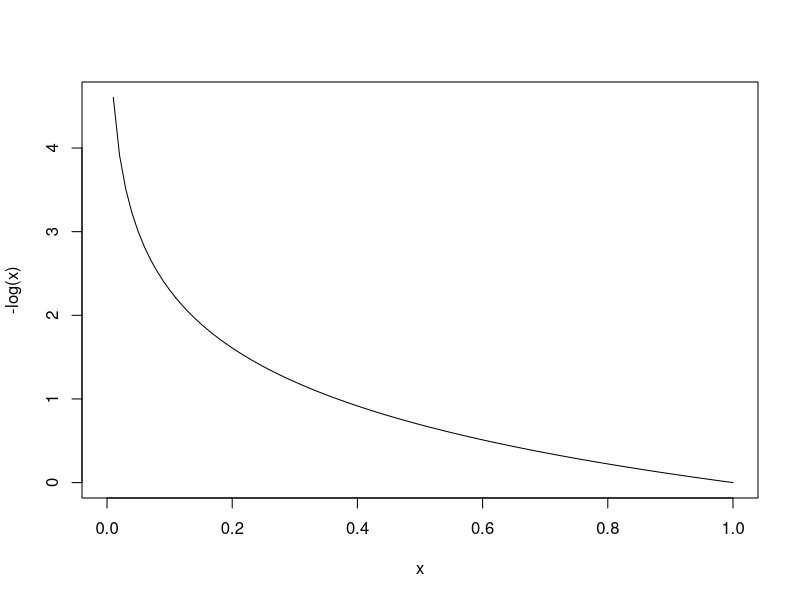
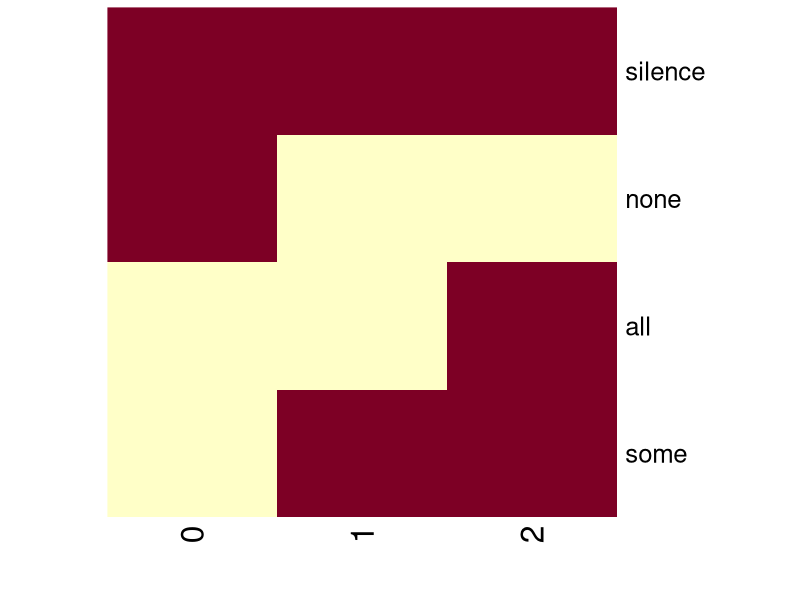
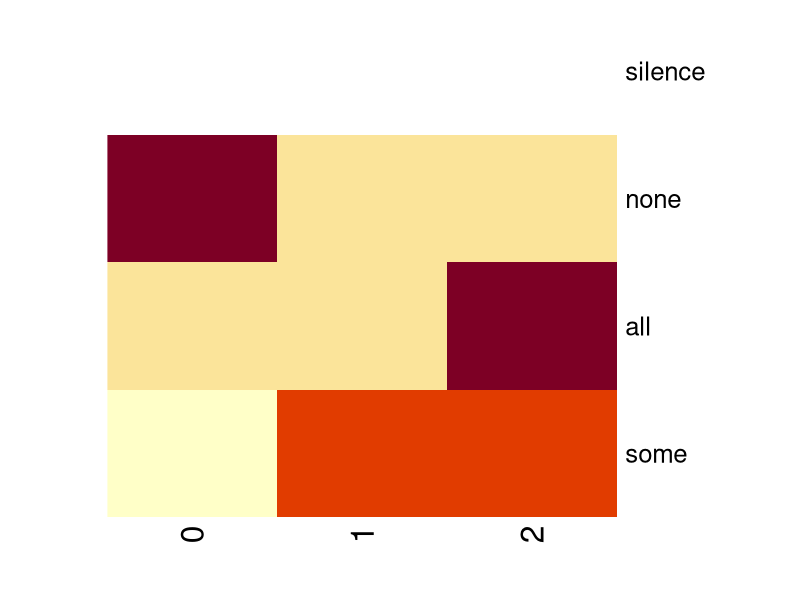
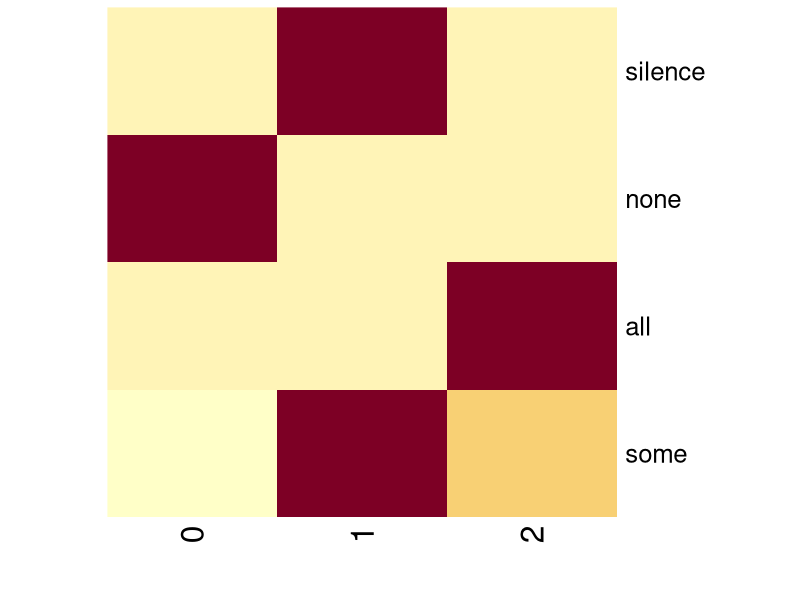
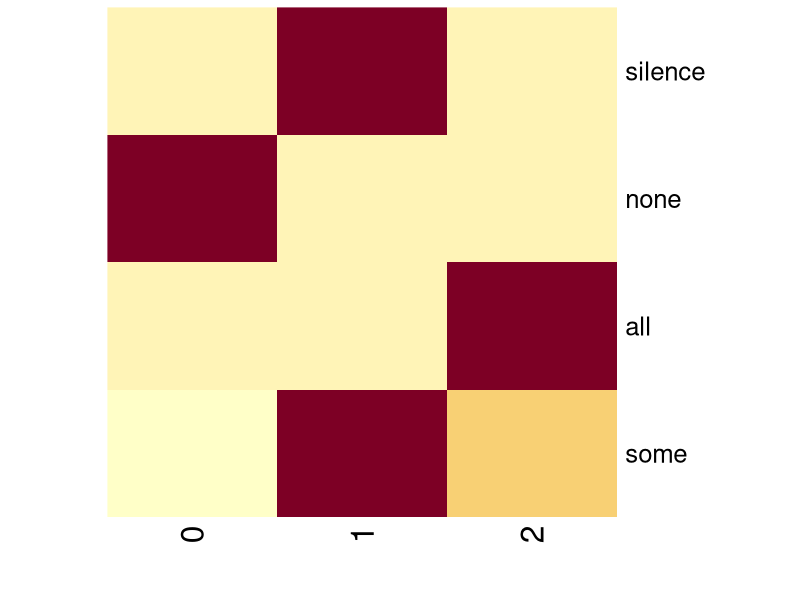

Here is the R script that generated these plots, in order:
## ---- chunk 1
curve(-log(x), from=0, to=1)
## ---- chunk 2
rowNormalize <- function(x){
  # first create a vector with the sums of the rows
  summed.rows <- apply(x,1,'sum')
  # then divide each element by the sum of its row
  normalized.rows <- sweep(x, 1, summed.rows, '/')
  # at the end you get a probability distribution for each row
  return(normalized.rows)
}

colNormalize <- function(x){
  # same as above, but with columns
  summed.columns <- apply(x,2,'sum')
  normalized.columns <- sweep(x, 2, summed.columns, '/')
  # at the end you get a probability distribution for each column
  return(normalized.columns)
}

softMax <- function(x, alpha){
  # first we calculate the numerator of softmax
  # (see definition)
  unnormalized.softmax <- exp(alpha*x)
  # then we normalize each column
  normalized.softmax <- colNormalize(unnormalized.softmax)
  return(normalized.softmax)
}
## ---- chunk 3
language <- rbind(
  c(0,1,1),
  c(0,0,1),
  c(1,0,0),
  c(1,1,1)
)

rownames(language) <- c('some', 'all', 'none', 'silence')
colnames(language) <- c(0,1,2)

heatmap(language, Colv=NA, Rowv = NA, scale='none')
## ---- chunk 4
l0 <- rowNormalize(language)
heatmap(l0, Colv=NA, Rowv = NA)
## ---- chunk 5
s1 <- softMax(log(l0), 2.)
heatmap(s1, Colv=NA, Rowv = NA)
## ---- chunk 6
l1 <- rowNormalize(s1)
heatmap(l1, Colv=NA, Rowv = NA)
